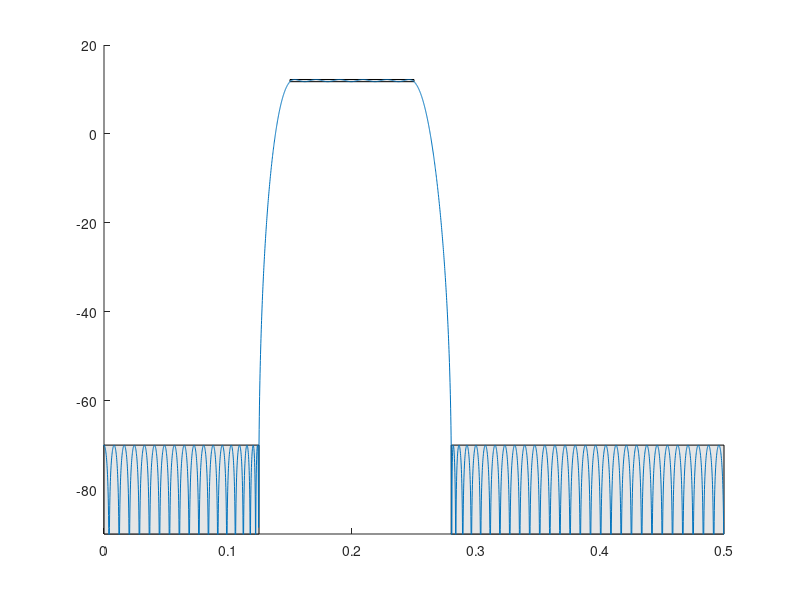

This chart was generated by the following MATLAB code:
M = 120;        %Number of filter coefficients: Adjust to meet spec
N = 8 * 1024;
%Desired response: Spec three separate bands by giving the corner
%frequencies and gains at the corner frequencies. Frequencies are 
%normalized by Fs/2. Gains are absolute values (not dB)
A1 = 10^(12/20);        %passband gain
F = [0 0.125 0.15 0.25 0.28 0.5]/0.5;       %corner freq
A = [0 0     A1   A1   0    0];             %corner freq gains

%weight each vector designed so that each band has its own tolerance
d1 = 10^(12/20)-10^(11.75/20);      %max passband error
d2 = 10^(-70/20);                   %max stopband error
W  = [1/d2 1/d1 1/d2];           %weight per specified band

%filter design and some really ugly plot code intermixed

stop = 20*log10(d2);
passh = 20*log10(A1+d1);
passl = 20*log10(A1-d1);

figure(1); clf;
hold on;
patch([F(1)*.5 F(2)*.5 F(2)*.5 F(1)*.5],[stop stop stop-20 stop-20], .9*[1 1 1]);
patch([F(3)*.5 F(4)*.5 F(4)*.5 F(3)*.5], [passh passh passl passl], .9*[1 1 1]);
patch([F(5)*.5 F(6)*.5 F(6)*.5 F(5)*.5], [stop stop stop-20 stop-20], .9*[1 1 1]);


h = firpm(M-1, F, A, W);        %this is the filter creation
f = (0:N-1)/N;
f(N/2+1+1:end) = f(N/2+1+1:end)-1;
plot(f, 20*log10(abs(fft(h,N))));

axis([0 .5 -90 20]);